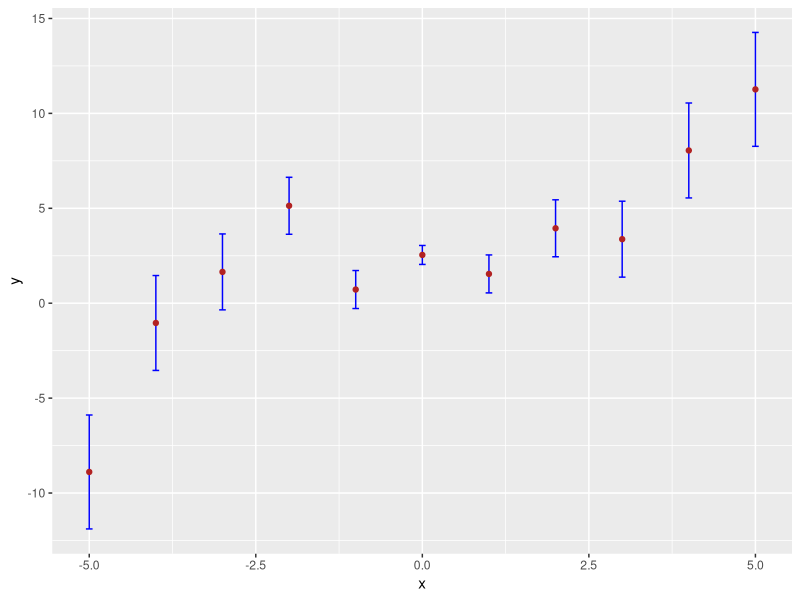
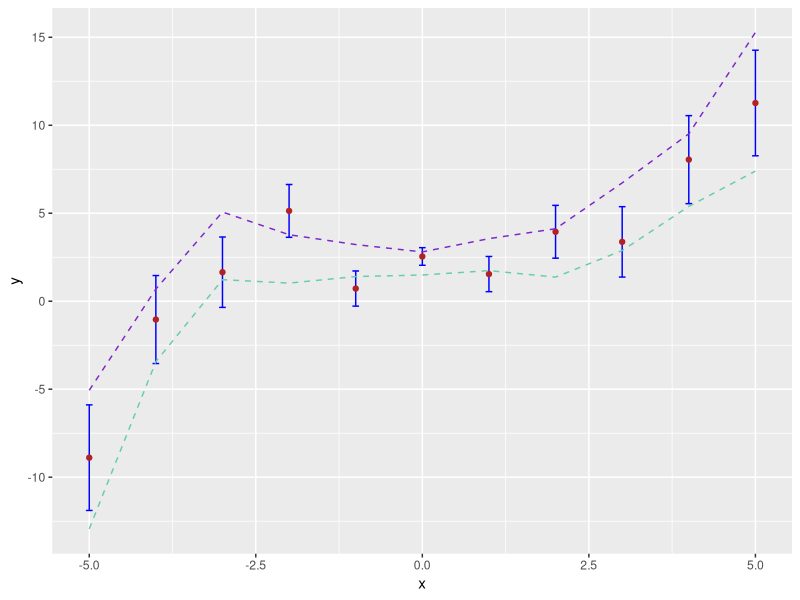

The R source for these figures, in order:
## ---- chunk 1
suppressMessages(library(tidyverse))
## ---- chunk 2
set.seed(555)
x <- -5:5
y <- 0.1*x^3 - 0.5*x + 2.1 + rnorm(length(x),mean=0,sd=0.5*(1+abs(x)))
e <- 0.5*(1+abs(x))

df <- data.frame("x"=x,"y"=y,"e"=e)

suppressMessages(library(tidyverse))
ggplot(data=df,mapping=aes(x=x,y=y)) +
  geom_errorbar(aes(ymin=y-e, ymax=y+e), width=.1,color="blue") +
  geom_point(color="firebrick")
## ---- chunk 3
pr.out <- lm(y~poly(x,3,raw=TRUE),data=df,
weights=1/(e^2))
pr.pred <- predict(pr.out)
mean((y-pr.pred)^2)
## ---- chunk 4
library(splines)
s.out <- lm(y~bs(x,df=4),data=df,
weights=1/(e^2))
s.pred <- predict(s.out)
mean((y-s.pred)^2)
## ---- chunk 5
ss.out <- suppressWarnings(
smooth.spline(df$x,y=df$y,w=1/(df$e^2),cv=TRUE
))
ss.pred <- predict(ss.out)
mean((y-ss.pred$y)^2)
## ---- chunk 6
lpr.out <- loess(y~x,data=df,weights=1/(df$e)^2,span=0.6)
lpr.pred <- predict(lpr.out)
mean((y-lpr.pred)^2)
## ---- chunk 7
p <- predict(lpr.out,se=TRUE)
ggplot(data=df,mapping=aes(x=x,y=y)) +
  geom_errorbar(aes(ymin=y-e, ymax=y+e), width=.1,color="blue") +
  geom_point(color="firebrick")+
 geom_line(mapping=aes(x=lpr.out$x,y=lpr.out$fitted+p$se),color="purple3",linetype="dashed")+
 geom_line(mapping=aes(x=lpr.out$x,y=lpr.out$fitted-p$se),color="aquamarine3",linetype="dashed")
